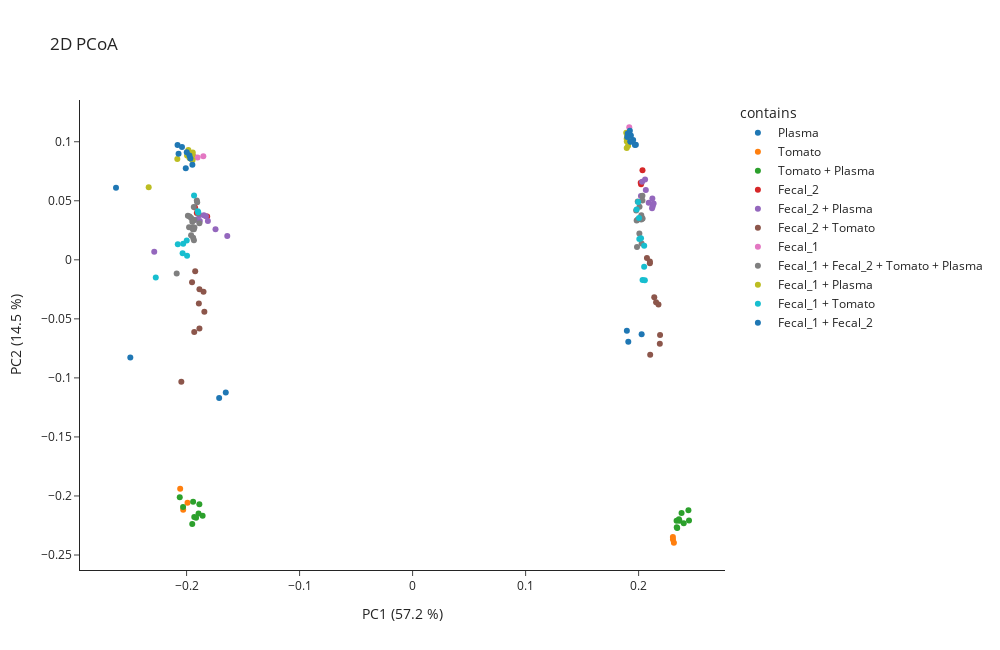

Write notebook code for a chart like this one.
### Markdown cell above
PCoA plot of the first 2 components show that the main parameter to discriminate our samples is the Instrument

### Code cell
memo.plot_pcoa_2d(
    matrix= memo_merged.memo_matrix,
    df_metadata=df_meta,
    metric= 'braycurtis',
    filename_col = 'Filename',
    group_col='contains',
    norm = True,
    scaling= False,
    pc_to_plot = [1,2]
)

### Figure 1 — Plotly figure (JSON) as saved in the notebook; plotly's stock layout.template omitted (floating-point values rounded to 4 significant figures)
{"data": [{"hovertemplate": "<b>%{hovertext}</b><br><br>contains=Plasma<br>PC1 (57.2 %)=%{x}<br>PC2 (14.5 %)=%{y}<extra></extra>", "hovertext": ["QEC18_NIST_20181227102029.mzML", "QEC18_NIST_20181227182328.mzML", "QEC18_NIST.mzML", "C18_NIST_GA4_01_19419.mzML", "C18_NIST_GA4_01_19439.mzML", "C18_NIST_GA4_01_19461.mzML"], "legendgroup": "Plasma", "marker": {"color": "#1F77B4", "symbol": "circle"}, "mode": "markers", "name": "Plasma", "orientation": "v", "showlegend": true, "type": "scatter", "x": [-0.1712, -0.1653, -0.2498, 0.1909, 0.2027, 0.1896], "xaxis": "x", "y": [-0.117, -0.1124, -0.0827, -0.0694, -0.06298, -0.06004], "yaxis": "y"}, {"hovertemplate": "<b>%{hovertext}</b><br><br>contains=Tomato<br>PC1 (57.2 %)=%{x}<br>PC2 (14.5 %)=%{y}<extra></extra>", "hovertext": ["QEC18_To_20181227204313.mzML", "QEC18_To_20181227231513.mzML", "QEC18_To.mzML", "C18_To_GA3_01_19427.mzML", "C18_To_GA3_01_19465.mzML", "C18_To_GA3_01_19475.mzML"], "legendgroup": "Tomato", "marker": {"color": "#FF7F0E", "symbol": "circle"}, "mode": "markers", "name": "Tomato", "orientation": "v", "showlegend": true, "type": "scatter", "x": [-0.2057, -0.203, -0.1992, 0.2303, 0.2304, 0.2312], "xaxis": "x", "y": [-0.1939, -0.2118, -0.2057, -0.2348, -0.2368, -0.2396], "yaxis": "y"}, {"hovertemplate": "<b>%{hovertext}</b><br><br>contains=Tomato + Plasma<br>PC1 (57.2 %)=%{x}<br>PC2 (14.5 %)=%{y}<extra></extra>", "hovertext": ["QEC18_To-1_NIST-3_20181227172525.mzML", "QEC18_To-1_NIST-3_20181227214013.mzML", "QEC18_To-1_NIST-3.mzML", "QEC18_To-1_NIST-1_20181227111754.mzML", "QEC18_To-1_NIST-1_20181228010915.mzML", "QEC18_To-1_NIST-1.mzML", "QEC18_To-3_NIST-1_20181227074824.mzML", "QEC18_To-3_NIST-1_20181227160801.mzML", "QEC18_To-3_NIST-1.mzML", "C18_To-1_NIST-3_GC3_01_19450.mzML", "C18_To-1_NIST-3_GC3_01_19459.mzML", "C18_To-1_NIST-3_GC3_01_19468.mzML", "C18_To-1_NIST-1_GC1_01_19402.mzML", "C18_To-1_NIST-1_GC1_01_19442.mzML", "C18_To-1_NIST-1_GC1_01_19481.mzML", "C18_To-3_NIST-1_GC2_01_19412.mzML", "C18_To-3_NIST-1_GC2_01_19432.mzML", "C18_To-3_NIST-1_GC2_01_19455.mzML"], "legendgroup": "Tomato + Plasma", "marker": {"color": "#2CA02C", "symbol": "circle"}, "mode": "markers", "name": "Tomato + Plasma", "orientation": "v", "showlegend": true, "type": "scatter", "x": [-0.206, -0.1894, -0.2031, -0.1887, -0.1858, -0.1932, -0.1942, -0.195, -0.1916, 0.2441, 0.238, 0.2446, 0.2336, 0.2399, 0.2361, 0.2338, 0.2357, 0.2341], "xaxis": "x", "y": [-0.2012, -0.2149, -0.2094, -0.207, -0.2167, -0.2178, -0.2048, -0.2238, -0.2185, -0.2121, -0.2144, -0.2208, -0.2211, -0.2231, -0.221, -0.2266, -0.2197, -0.2271], "yaxis": "y"}, {"hovertemplate": "<b>%{hovertext}</b><br><br>contains=Fecal_2<br>PC1 (57.2 %)=%{x}<br>PC2 (14.5 %)=%{y}<extra></extra>", "hovertext": ["QEC18_F2_20181227121553.mzML", "QEC18_F2_20181228001213.mzML", "QEC18_F2.mzML", "C18_F2_GA2_01_19405.mzML", "C18_F2_GA2_01_19444.mzML", "C18_F2_GA2_01_19478.mzML"], "legendgroup": "Fecal_2", "marker": {"color": "#D62728", "symbol": "circle"}, "mode": "markers", "name": "Fecal_2", "orientation": "v", "showlegend": true, "type": "scatter", "x": [-0.1925, -0.1818, -0.1909, 0.2022, 0.2018, 0.2034], "xaxis": "x", "y": [0.04425, 0.03673, 0.0397, 0.06405, 0.06527, 0.07588], "yaxis": "y"}, {"hovertemplate": "<b>%{hovertext}</b><br><br>contains=Fecal_2 + Plasma<br>PC1 (57.2 %)=%{x}<br>PC2 (14.5 %)=%{y}<extra></extra>", "hovertext": ["QEC18_F2-1_NIST-3_20181227103932.mzML", "QEC18_F2-1_NIST-3_20181227145038.mzML", "QEC18_F2-1_NIST-3.mzML", "QEC18_F2-1_NIST-1_20181227212113.mzML", "QEC18_F2-1_NIST-1_20181227233413.mzML", "QEC18_F2-1_NIST-1.mzML", "QEC18_F2-3_NIST-1_20181227162723.mzML", "QEC18_F2-3_NIST-1_20181228005015.mzML", "QEC18_F2-3_NIST-1.mzML", "C18_F2-1_NIST-3_GD4_01_19403.mzML", "C18_F2-1_NIST-3_GD4_01_19440.mzML", "C18_F2-1_NIST-3_GD4_01_19452.mzML", "C18_F2-1_NIST-1_GD2_01_19428.mzML", "C18_F2-1_NIST-1_GD2_01_19467.mzML", "C18_F2-1_NIST-1_GD2_01_19476.mzML", "C18_F2-3_NIST-1_GD3_01_19436.mzML", "C18_F2-3_NIST-1_GD3_01_19456.mzML", "C18_F2-3_NIST-1_GD3_01_19480.mzML"], "legendgroup": "Fecal_2 + Plasma", "marker": {"color": "#9467BD", "symbol": "circle"}, "mode": "markers", "name": "Fecal_2 + Plasma", "orientation": "v", "showlegend": true, "type": "scatter", "x": [-0.1888, -0.164, -0.2286, -0.1811, -0.1744, -0.1847, -0.1916, -0.1829, -0.1883, 0.2119, 0.2125, 0.2089, 0.202, 0.2121, 0.2133, 0.2064, 0.2031, 0.2057], "xaxis": "x", "y": [0.03765, 0.02011, 0.006887, 0.03278, 0.02588, 0.03768, 0.03401, 0.03689, 0.03292, 0.0436, 0.04531, 0.04839, 0.05406, 0.05196, 0.0478, 0.05918, 0.06617, 0.06794], "yaxis": "y"}, {"hovertemplate": "<b>%{hovertext}</b><br><br>contains=Fecal_2 + Tomato<br>PC1 (57.2 %)=%{x}<br>PC2 (14.5 %)=%{y}<extra></extra>", "hovertext": ["QEC18_F2-1_To-3_20181226223728.mzML", "QEC18_F2-1_To-3_20181227041925.mzML", "QEC18_F2-1_To-3.mzML", "QEC18_F2-1_To-1_20181227150959.mzML", "QEC18_F2-1_To-1_20181228014719.mzML", "QEC18_F2-1_To-1.mzML", "QEC18_F2-3_To-1_20181227082626.mzML", "QEC18_F2-3_To-1_20181227164643.mzML", "QEC18_F2-3_To-1.mzML", "C18_F2-1_To-3_GB8_01_19401.mzML", "C18_F2-1_To-3_GB8_01_19404.mzML", "C18_F2-1_To-3_GB8_01_19422.mzML", "C18_F2-1_To-1_GB6_01_19438.mzML", "C18_F2-1_To-1_GB6_01_19453.mzML", "C18_F2-1_To-1_GB6_01_19483.mzML", "C18_F2-3_To-1_GB7_01_19409.mzML", "C18_F2-3_To-1_GB7_01_19434.mzML", "C18_F2-3_To-1_GB7_01_19457.mzML"], "legendgroup": "Fecal_2 + Tomato", "marker": {"color": "#8C564B", "symbol": "circle"}, "mode": "markers", "name": "Fecal_2 + Tomato", "orientation": "v", "showlegend": true, "type": "scatter", "x": [-0.1932, -0.1886, -0.2046, -0.1843, -0.185, -0.1891, -0.1924, -0.1886, -0.1952, 0.2102, 0.2188, 0.219, 0.2138, 0.2154, 0.2176, 0.2074, 0.21, 0.2099], "xaxis": "x", "y": [-0.06103, -0.05824, -0.1033, -0.04401, -0.02704, -0.03691, -0.009585, -0.02494, -0.01906, -0.08038, -0.07101, -0.06373, -0.03174, -0.03591, -0.0378, 0.001626, -0.002899, -0.001411], "yaxis": "y"}, {"hovertemplate": "<b>%{hovertext}</b><br><br>contains=Fecal_1<br>PC1 (57.2 %)=%{x}<br>PC2 (14.5 %)=%{y}<extra></extra>", "hovertext": ["QEC18_F1_20181227030329.mzML", "QEC18_F1_20181228032223.mzML", "QEC18_F1.mzML", "C18_F1_GA1_01_19410.mzML", "C18_F1_GA1_01_19418.mzML", "C18_F1_GA1_01_19488.mzML"], "legendgroup": "Fecal_1", "marker": {"color": "#E377C2", "symbol": "circle"}, "mode": "markers", "name": "Fecal_1", "orientation": "v", "showlegend": true, "type": "scatter", "x": [-0.1903, -0.1852, -0.1936, 0.1938, 0.1907, 0.1917], "xaxis": "x", "y": [0.08667, 0.08773, 0.08746, 0.1013, 0.1023, 0.1123], "yaxis": "y"}, {"hovertemplate": "<b>%{hovertext}</b><br><br>contains=Fecal_1 + Fecal_2 + Tomato + Plasma<br>PC1 (57.2 %)=%{x}<br>PC2 (14.5 %)=%{y}<extra></extra>", "hovertext": ["QEC18_F1-1_F2-1_NIST-2_To-1_20181227152919.mzML", "QEC18_F1-1_F2-1_NIST-2_To-1_20181227225613.mzML", "QEC18_F1-1_F2-1_NIST-2_To-1.mzML", "QEC18_F1-1_F2-1_NIST-1_To-2_20181227113714.mzML", "QEC18_F1-1_F2-1_NIST-1_To-2_20181227184249.mzML", "QEC18_F1-1_F2-1_NIST-1_To-2.mzML", "QEC18_F1-1_F2-2_NIST-1_To-1_20181227065123.mzML", "QEC18_F1-1_F2-2_NIST-1_To-1_20181228034123.mzML", "QEC18_F1-1_F2-2_NIST-1_To-1.mzML", "QEC18_Qcmix_begin.mzML", "QEC18_Qcmix_middle.mzML", "QEC18_Qcmix_end.mzML", "QEC18_Qcmix_end_20181228041923.mzML", "QEC18_F1-1_F2-1_NIST-1_To-1_20181227125436.mzML", "QEC18_F1-1_F2-1_NIST-1_To-1_20181227135238.mzML", "QEC18_F1-1_F2-1_NIST-1_To-1.mzML", "QEC18_F1-2_F2-1_NIST-1_To-1_20181228020619.mzML", "QEC18_F1-2_F2-1_NIST-1_To-1_20181228022521.mzML", "QEC18_F1-2_F2-1_NIST-1_To-1.mzML", "C18_F1-1_F2-1_NIST-2_To-1_GA7_01_19426.mzML", "C18_F1-1_F2-1_NIST-2_To-1_GA7_01_19454.mzML", "C18_F1-1_F2-1_NIST-2_To-1_GA7_01_19474.mzML", "C18_F1-1_F2-1_NIST-1_To-2_GB1_01_19441.mzML", "C18_F1-1_F2-1_NIST-1_To-2_GB1_01_19443.mzML", "C18_F1-1_F2-1_NIST-1_To-2_GB1_01_19462.mzML", "C18_F1-1_F2-2_NIST-1_To-1_GA8_01_19414.mzML", "C18_F1-1_F2-2_NIST-1_To-1_GA8_01_19429.mzML", "C18_F1-1_F2-2_NIST-1_To-1_GA8_01_19489.mzML", "C18_F1-1_F2-1_NIST-1_To-1_GA6_01_19415.mzML", "C18_F1-1_F2-1_NIST-1_To-1_GA6_01_19447.mzML", "C18_F1-1_F2-1_NIST-1_To-1_GA6_01_19491.mzML", "C18_F1-2_F2-1_NIST-1_To-1_GB2_01_19425.mzML", "C18_F1-2_F2-1_NIST-1_To-1_GB2_01_19484.mzML", "C18_F1-2_F2-1_NIST-1_To-1_GB2_01_19485.mzML"], "legendgroup": "Fecal_1 + Fecal_2 + Tomato + Plasma", "marker": {"color": "#7F7F7F", "symbol": "circle"}, "mode": "markers", "name": "Fecal_1 + Fecal_2 + Tomato + Plasma", "orientation": "v", "showlegend": true, "type": "scatter", "x": [-0.1931, -0.196, -0.1949, -0.1942, -0.196, -0.1935, -0.1988, -0.1896, -0.1973, -0.2088, -0.1945, -0.1978, -0.1887, -0.1945, -0.193, -0.1935, -0.1909, -0.1906, -0.1936, 0.1983, 0.1978, 0.2023, 0.2007, 0.2026, 0.1986, 0.2013, 0.2024, 0.2008, 0.2031, 0.1992, 0.2035, 0.1992, 0.2034, 0.2034], "xaxis": "x", "y": [0.03363, 0.03537, 0.03228, 0.01858, 0.02071, 0.01652, 0.03742, 0.03915, 0.03659, -0.01154, 0.02768, 0.02753, 0.03098, 0.02585, 0.02745, 0.02593, 0.05018, 0.04868, 0.04469, 0.03332, 0.04178, 0.03418, 0.02223, 0.01375, 0.01075, 0.03457, 0.0378, 0.04492, 0.03468, 0.03406, 0.03496, 0.04935, 0.05423, 0.05021], "yaxis": "y"}, {"hovertemplate": "<b>%{hovertext}</b><br><br>contains=Fecal_1 + Plasma<br>PC1 (57.2 %)=%{x}<br>PC2 (14.5 %)=%{y}<extra></extra>", "hovertext": ["QEC18_F1-1_NIST-3_20181227133316.mzML", "QEC18_F1-1_NIST-3_20181228012817.mzML", "QEC18_F1-1_NIST-3.mzML", "QEC18_F1-1_NIST-1_20181227210213.mzML", "QEC18_F1-1_NIST-1_20181227215913.mzML", "QEC18_F1-1_NIST-1.mzML", "QEC18_F1-3_NIST-1_20181227045725.mzML", "QEC18_F1-3_NIST-1_20181227170603.mzML", "QEC18_F1-3_NIST-1.mzML", "C18_F1-1_NIST-3_GD1_01_19400.mzML", "C18_F1-1_NIST-3_GD1_01_19449.mzML", "C18_F1-1_NIST-3_GD1_01_19482.mzML", "C18_F1-1_NIST-1_GC7_01_19464.mzML", "C18_F1-1_NIST-1_GC7_01_19466.mzML", "C18_F1-1_NIST-1_GC7_01_19469.mzML", "C18_F1-3_NIST-1_GC8_01_19407.mzML", "C18_F1-3_NIST-1_GC8_01_19424.mzML", "C18_F1-3_NIST-1_GC8_01_19458.mzML"], "legendgroup": "Fecal_1 + Plasma", "marker": {"color": "#BCBD22", "symbol": "circle"}, "mode": "markers", "name": "Fecal_1 + Plasma", "orientation": "v", "showlegend": true, "type": "scatter", "x": [-0.2082, -0.1954, -0.2335, -0.1974, -0.1947, -0.1984, -0.1948, -0.1945, -0.1996, 0.1895, 0.1907, 0.1895, 0.1894, 0.1897, 0.1906, 0.1899, 0.1906, 0.189], "xaxis": "x", "y": [0.08544, 0.08491, 0.06142, 0.08623, 0.0845, 0.093, 0.08888, 0.09083, 0.08842, 0.1002, 0.09671, 0.09476, 0.1026, 0.1062, 0.1034, 0.1072, 0.1045, 0.1077], "yaxis": "y"}, {"hovertemplate": "<b>%{hovertext}</b><br><br>contains=Fecal_1 + Tomato<br>PC1 (57.2 %)=%{x}<br>PC2 (14.5 %)=%{y}<extra></extra>", "hovertext": ["QEC18_F1-1_To-3_20181227174446.mzML", "QEC18_F1-1_To-3_20181227223713.mzML", "QEC18_F1-1_To-3.mzML", "QEC18_F1-1_To-1_20181227043825.mzML", "QEC18_F1-1_To-1_20181227123513.mzML", "QEC18_F1-1_To-1.mzML", "QEC18_F1-3_To-1_20181228003115.mzML", "QEC18_F1-3_To-1_20181228024423.mzML", "QEC18_F1-3_To-1.mzML", "C18_F1-1_To-3_GC6_01_19420.mzML", "C18_F1-1_To-3_GC6_01_19460.mzML", "C18_F1-1_To-3_GC6_01_19473.mzML", "C18_F1-1_To-1_GC4_01_19421.mzML", "C18_F1-1_To-1_GC4_01_19423.mzML", "C18_F1-1_To-1_GC4_01_19445.mzML", "C18_F1-3_To-1_GC5_01_19433.mzML", "C18_F1-3_To-1_GC5_01_19479.mzML", "C18_F1-3_To-1_GC5_01_19486.mzML"], "legendgroup": "Fecal_1 + Tomato", "marker": {"color": "#17BECF", "symbol": "circle"}, "mode": "markers", "name": "Fecal_1 + Tomato", "orientation": "v", "showlegend": true, "type": "scatter", "x": [-0.2035, -0.1996, -0.2273, -0.1999, -0.2078, -0.203, -0.1897, -0.1934, -0.1901, 0.2049, 0.2035, 0.2055, 0.2049, 0.2006, 0.2021, 0.2003, 0.1996, 0.1982], "xaxis": "x", "y": [0.005485, 0.003492, -0.01505, 0.01633, 0.01314, 0.0135, 0.04025, 0.05438, 0.04116, -0.005955, -0.01713, -0.01739, 0.01181, 0.01756, 0.01827, 0.03531, 0.04904, 0.0427], "yaxis": "y"}, {"hovertemplate": "<b>%{hovertext}</b><br><br>contains=Fecal_1 + Fecal_2<br>PC1 (57.2 %)=%{x}<br>PC2 (14.5 %)=%{y}<extra></extra>", "hovertext": ["QEC18_F1-1_F2-3_20181227012831.mzML", "QEC18_F1-1_F2-3_20181227071023.mzML", "QEC18_F1-1_F2-3.mzML", "QEC18_F1-1_F2-1_20181227084526.mzML", "QEC18_F1-1_F2-1_20181227143118.mzML", "QEC18_F1-1_F2-1.mzML", "QEC18_F1-3_F2-1_20181227131356.mzML", "QEC18_F1-3_F2-1_20181227190209.mzML", "QEC18_F1-3_F2-1.mzML", "C18_F1-1_F2-3_GB5_01_19406.mzML", "C18_F1-1_F2-3_GB5_01_19413.mzML", "C18_F1-1_F2-3_GB5_01_19430.mzML", "C18_F1-1_F2-1_GB3_01_19411.mzML", "C18_F1-1_F2-1_GB3_01_19435.mzML", "C18_F1-1_F2-1_GB3_01_19451.mzML", "C18_F1-3_F2-1_GB4_01_19416.mzML", "C18_F1-3_F2-1_GB4_01_19448.mzML", "C18_F1-3_F2-1_GB4_01_19463.mzML"], "legendgroup": "Fecal_1 + Fecal_2", "marker": {"color": "#1F77B4", "symbol": "circle"}, "mode": "markers", "name": "Fecal_1 + Fecal_2", "orientation": "v", "showlegend": true, "type": "scatter", "x": [-0.1949, -0.2007, -0.2071, -0.208, -0.2041, -0.2625, -0.1998, -0.1966, -0.1975, 0.1976, 0.1927, 0.1952, 0.1903, 0.1967, 0.1929, 0.1922, 0.1931, 0.1899], "xaxis": "x", "y": [0.08061, 0.07758, 0.0899, 0.09724, 0.09555, 0.06095, 0.09106, 0.08589, 0.08844, 0.09752, 0.1002, 0.1015, 0.1069, 0.09717, 0.09992, 0.1094, 0.1054, 0.1041], "yaxis": "y"}], "layout": {"height": 650, "legend": {"title": {"text": "contains"}, "tracegroupgap": 0}, "title": {"text": "2D PCoA"}, "width": 1000, "xaxis": {"anchor": "y", "domain": [0, 1], "title": {"text": "PC1 (57.2 %)"}}, "yaxis": {"anchor": "x", "domain": [0, 1], "title": {"text": "PC2 (14.5 %)"}}}}
